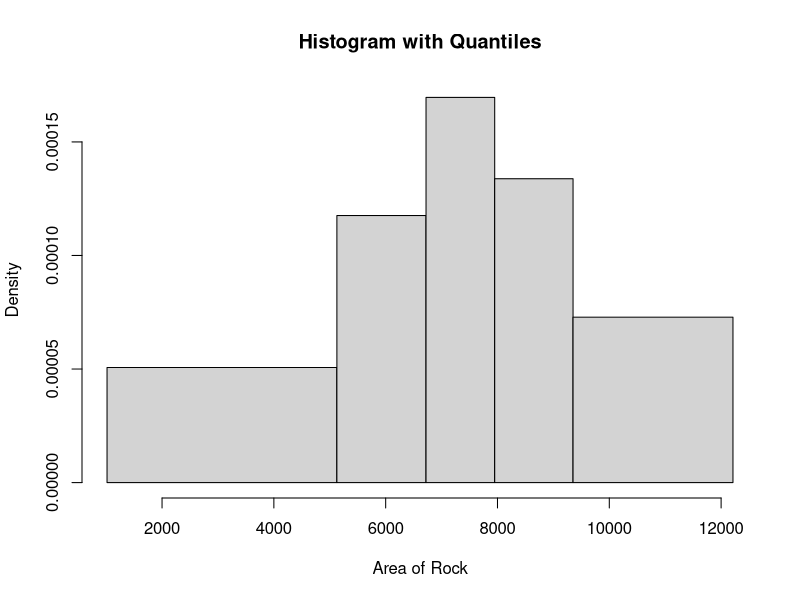
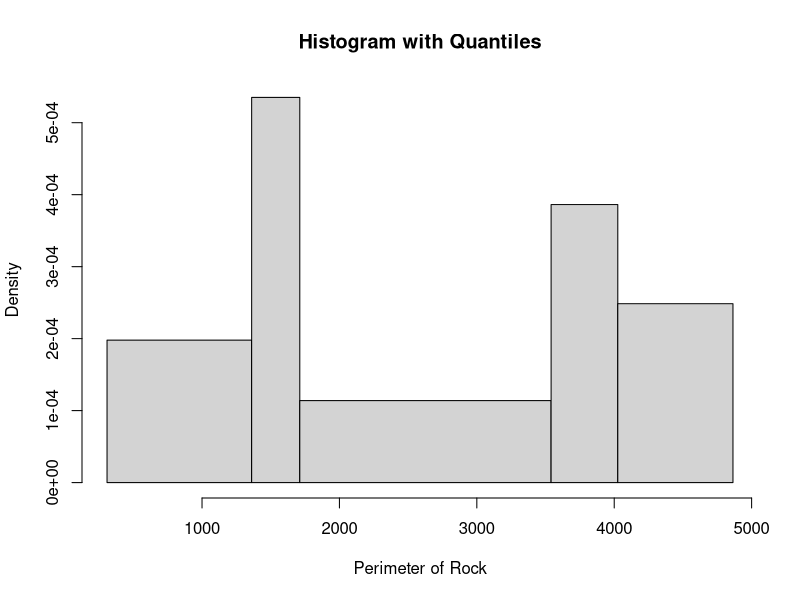
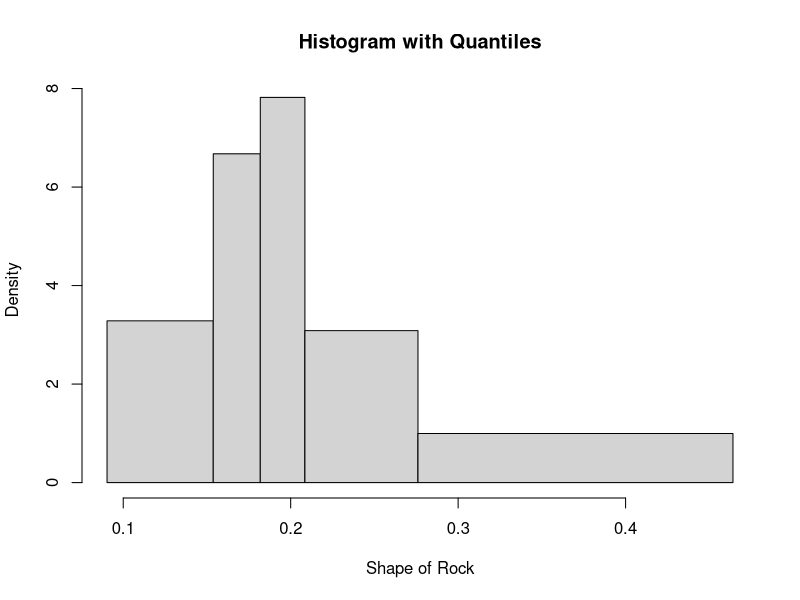
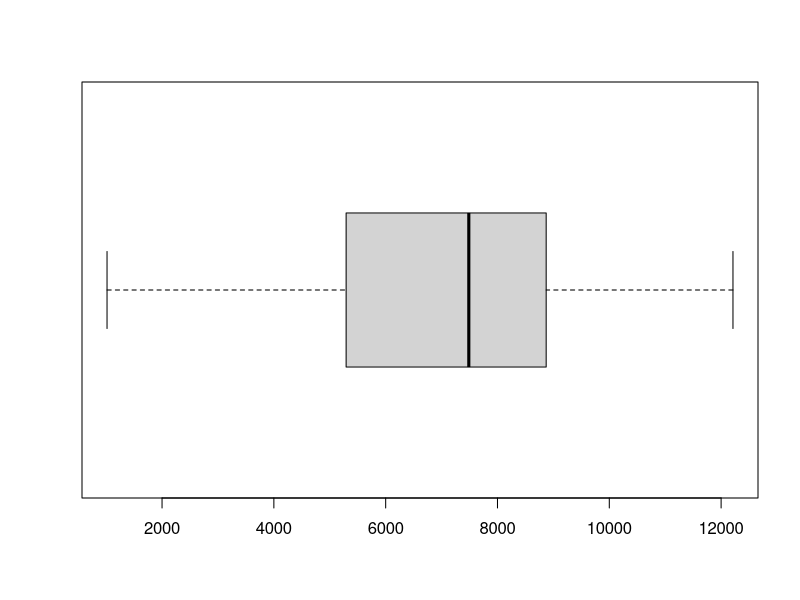
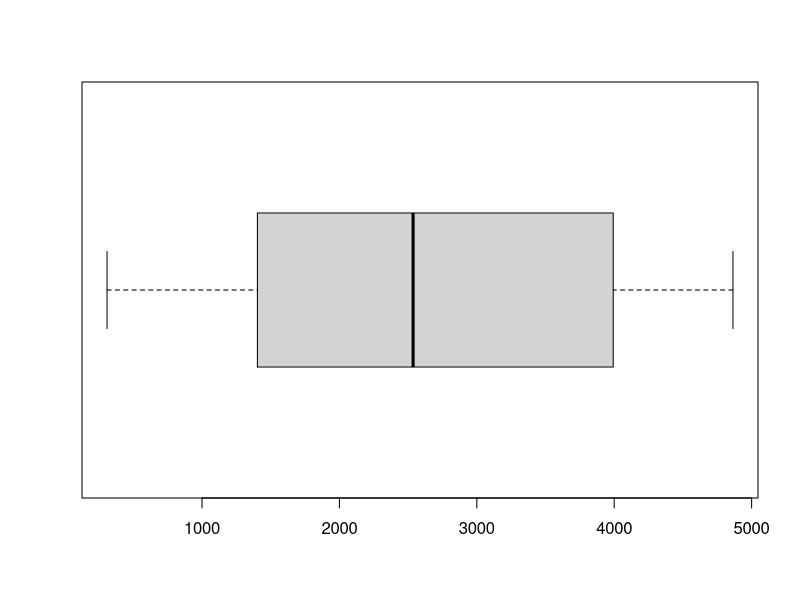
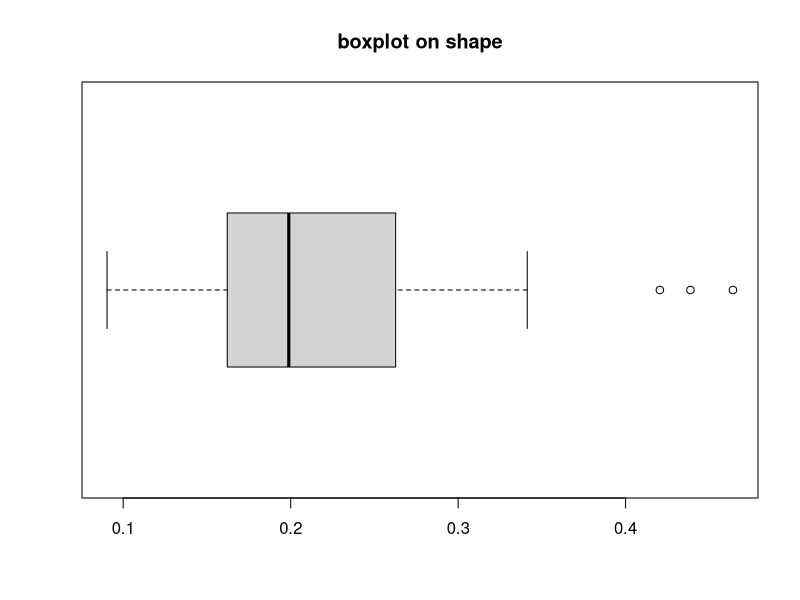
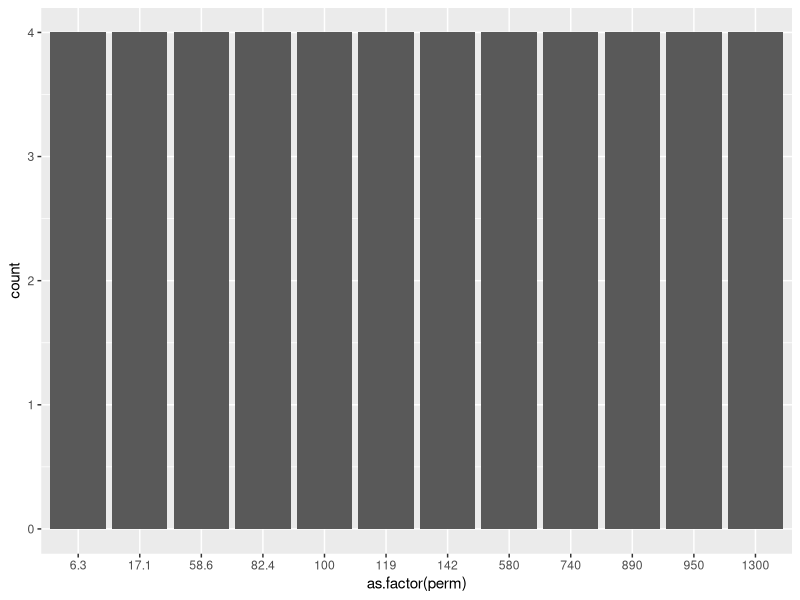
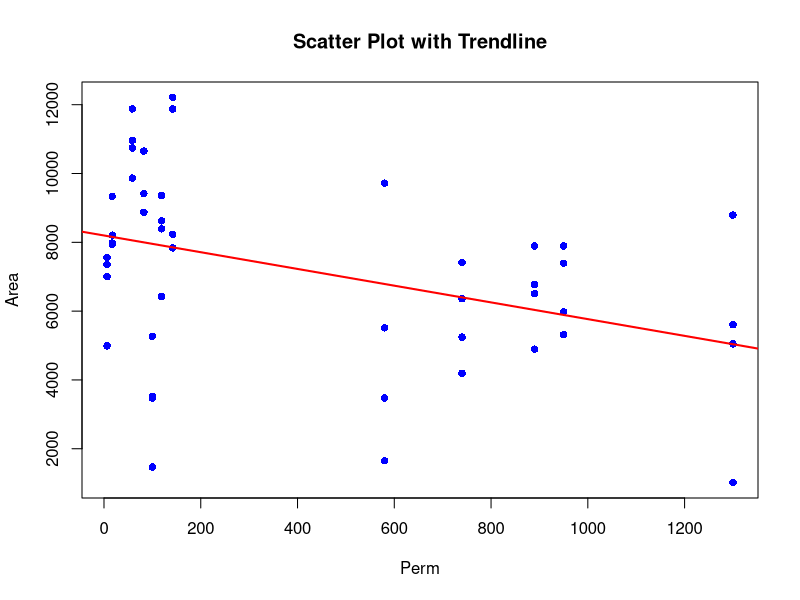

Recreate these plots in R, in order.
## ---- chunk 1
data<-rock

## ---- chunk 2
str(data)
dim(data)
head(data)
## ---- chunk 3
table(is.na(data))
##checking for categorical/discrete values
unique(data$perm)
##freq of values
table(data$perm)
##converting the permeability in Milli-Darcies into factors
data$perm<-as.factor(data$perm)
## ---- chunk 4
#measuring on the area of the rock
quantiles<-quantile(data$area,seq(0,1,0.20))
#create breaks
breaks<-quantiles
#histogram plot
hist(data$area,breaks = quantiles, main = "Histogram with Quantiles",xlab = "Area of Rock")

## ---- chunk 5
#measuring on the perimeter fo rock
quantiles_peri<-quantile(data$peri,seq(0,1,0.20))
breaks_peri<-quantiles_peri
hist(data$peri,breaks = quantiles_peri,main = "Histogram with Quantiles", xlab = "Perimeter of Rock")
## ---- chunk 6

#measuring the spread on the shape of the rock
quantiles_shp<-quantile(data$shape,seq(0,1,0.20))
breaks_shp<-quantiles_shp
hist(data$shape, breaks = breaks_shp, main = "Histogram with Quantiles",xlab = "Shape of Rock")


## ---- chunk 7
#area of rock
boxplot(data$area, horizontal = T)
## ---- chunk 8
##perimeter of Rock
boxplot(data$peri, horizontal = T)
## ---- chunk 9
boxplot(data$shape,horizontal = T,main="boxplot on shape")

## ---- chunk 10
#install.packages("ggplot2")
library(ggplot2)
ggplot(data,aes(as.factor(perm)))+
  geom_bar()
## ---- chunk 11
#convert to character
data$perm<-as.character(data$perm)
#convert to numeric
data$perm<-as.numeric(data$perm)
cor_ap<-cor(data$area,data$perm)
plot(area~perm, data = data, main = "Scatter Plot with Trendline", 
     xlab = "Perm", ylab = "Area", pch = 16, col = "blue")
##calculate the slope and intercept
slope_ap<-cor_ap * (sd(data$area)/sd(data$perm))
intercept_ap<-mean(data$area)-slope_ap* mean(data$perm)
abline(a=intercept_ap,b=slope_ap,col="red",lwd=2)

## ---- chunk 12
cor_sp<-cor(data$shape,data$perm)
plot(shape~perm,data = data,main="Scatterplot with Trendline", xlab="perm",ylab = "Shape",pch=16,col="blue")
##calculate the slope and intercept
slope_sp<-cor_sp * (sd(data$shape)/sd(data$perm))
intercept_sp<-mean(data$shape)-slope_sp* mean(data$perm)
abline(a=intercept_sp,b=slope_sp,col="red",lwd=2)
## ---- chunk 13
cor_pp<-cor(data$peri,data$perm)
plot(peri~perm,data = data,main="Scatterplot with Trendline", xlab="perm",ylab = "Peri",pch=16,col="blue")
##calculate the slope and intercept
slope_pp<-cor_pp * (sd(data$peri)/sd(data$perm))
intercept_pp<-mean(data$peri)-slope_pp* mean(data$perm)
abline(a=intercept_pp,b=slope_pp,col="red",lwd=2)
## ---- chunk 14
data_sc<-scale(data[,1:3])
summary(data_sc[,3])
View(data_sc)
## ---- chunk 15
perm<-data$perm
data_sc<-cbind(data_sc,data.frame(perm))
## ---- chunk 16
lm_model<-lm(perm~., data = data_sc)
summary(lm_model)

## ---- chunk 17
#install.packages("psych") #assuming you dont have the package
library(psych)
pairs.panels(data_sc[c("area","peri","shape","perm")])
## ---- chunk 18
###install.packages("ggplot2")
library(ggplot2)
ggplot(data_sc, aes(x = area, y = peri)) +
  geom_point(color = "blue") +
  geom_smooth(method = "lm", se = FALSE, color = "red") +
  labs(title = "Scatter Plot for Area vs Peri", x = "Area of Rock", y = "Perimeter of Rock")
## ---- chunk 19
library(ggplot2)
ggplot(data_sc, aes(x = area, y = shape)) +
  geom_point(color = "blue") +
  geom_smooth(method = "lm", se = FALSE, color = "red") +
  labs(title = "Scatter Plot for Area vs shape", x = "Area of Rock", y = "shape of Rock")

## ---- chunk 20
library(ggplot2)
ggplot(data_sc, aes(x = shape, y = peri)) +
  geom_point(color = "blue") +
  geom_smooth(method = "lm", se = FALSE, color = "red") +
  labs(title = "Scatter Plot for shape vs Peri", x = "shape of Rock", y = "Perimeter of Rock")
## ---- chunk 21

## ---- chunk 22

## ---- chunk 23

## ---- chunk 24

